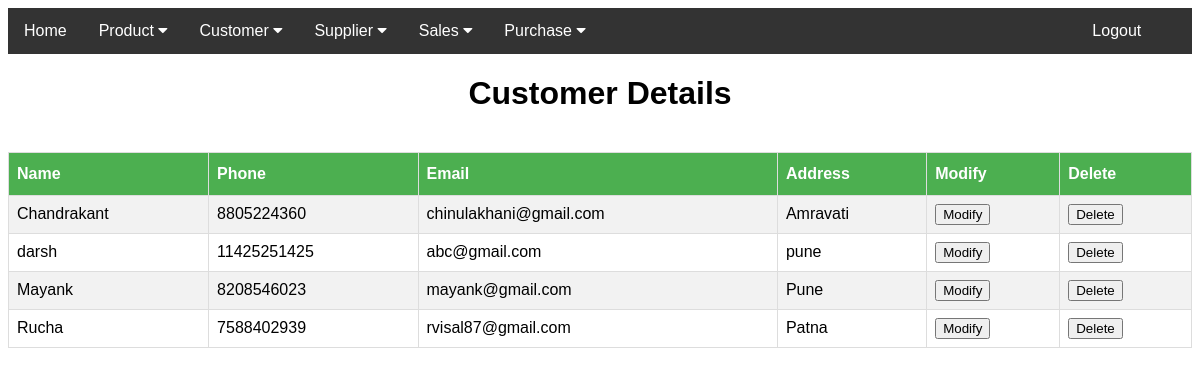
Page /displaycust.php on the committed database.
### tables this page shows
CREATE TABLE `custdetails` (
  `cId` int(11) NOT NULL,
  `cName` varchar(40) NOT NULL,
  `cPhoNo` varchar(15) NOT NULL,
  `cEmail` varchar(40) NOT NULL,
  `cAddress` varchar(40) NOT NULL
);

### displaycust.php (the view, shortened to what this page needs)
<!DOCTYPE html>
<?php
  include 'navbar.php';
?>
<html>
<body><center>
<?php
  require_once("connect.php");
    $sql = "SELECT * FROM custdetails ORDER BY cName";
    if(!$result = $conn->query($sql)){
      die('There was an error running the query [' . $conn->error . ']');
    }else{
      echo"<h1>Customer Details</h1>";
    }
?>
<?php
    if ($result->num_rows > 0) {
?>
<table>
    <table id="customer"><tr><th>Name</th><br><th>Phone</th><th>Email</th><th>Address</th><th>Modify</th><th>Delete</th></tr>
      <?php
        while($row = $result->fetch_assoc()){
       ?>
      <tr>
        <td><?php echo $row["cName"]; ?></td>
        <td><?php echo $row["cPhoNo"]; ?></td>
        <td><?php echo $row["cEmail"]; ?></td>
        <td><?php echo $row["cAddress"]; ?></td>
        <td><a href="customerdetails.php?cId=<?php echo $row["cId"]; ?>" id="modify"><button>Modify</button></a></td>
        <td><a href="?deletecId=<?php echo $row["cId"]; ?>" id="delete"><button>Delete</button></a></td>
      </tr>
    <?php } ?>
</table>
<?php } ?>
</center>
</body>
</html>

### navbar.php (style rules this page uses)
body { font-family: Arial, Helvetica, sans-serif; }

### displaycust.php (style rules this page uses)
#customer { font-family: "Trebuchet MS", Arial, Helvetica, sans-serif; border-collapse: collapse; width: 100%; }
#customer td, #customer th { border: 1px solid #ddd; padding: 8px; }
#customer tr:nth-child(even) { background-color: #f2f2f2; }
#customer th { padding-top: 12px; padding-bottom: 12px; text-align: left; background-color: #4CAF50; color: white; }

### rows in the picture
custdetails: cName "Chandrakant", cPhoNo "8805224360", cEmail "chinulakhani@gmail.com", cAddress "Amravati"
custdetails: cName "darsh", cPhoNo "11425251425", cEmail "abc@gmail.com", cAddress "pune"
custdetails: cName "Mayank", cPhoNo "8208546023", cEmail "mayank@gmail.com", cAddress "Pune"
custdetails: cName "Rucha", cPhoNo "7588402939", cEmail "rvisal87@gmail.com", cAddress "Patna"
